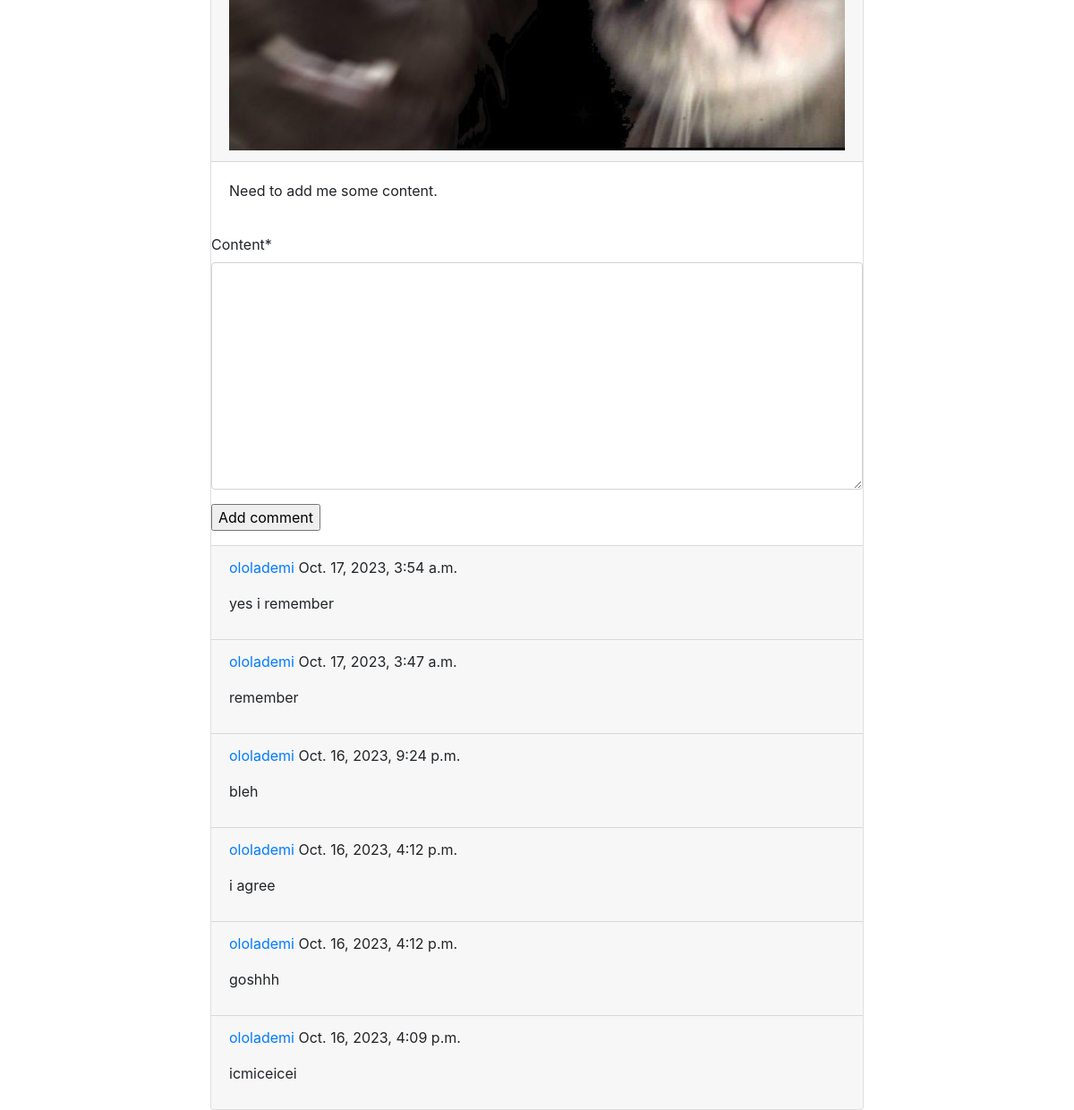
The page /posts/at-all-cost/ (lower part) on the database as committed earlier.
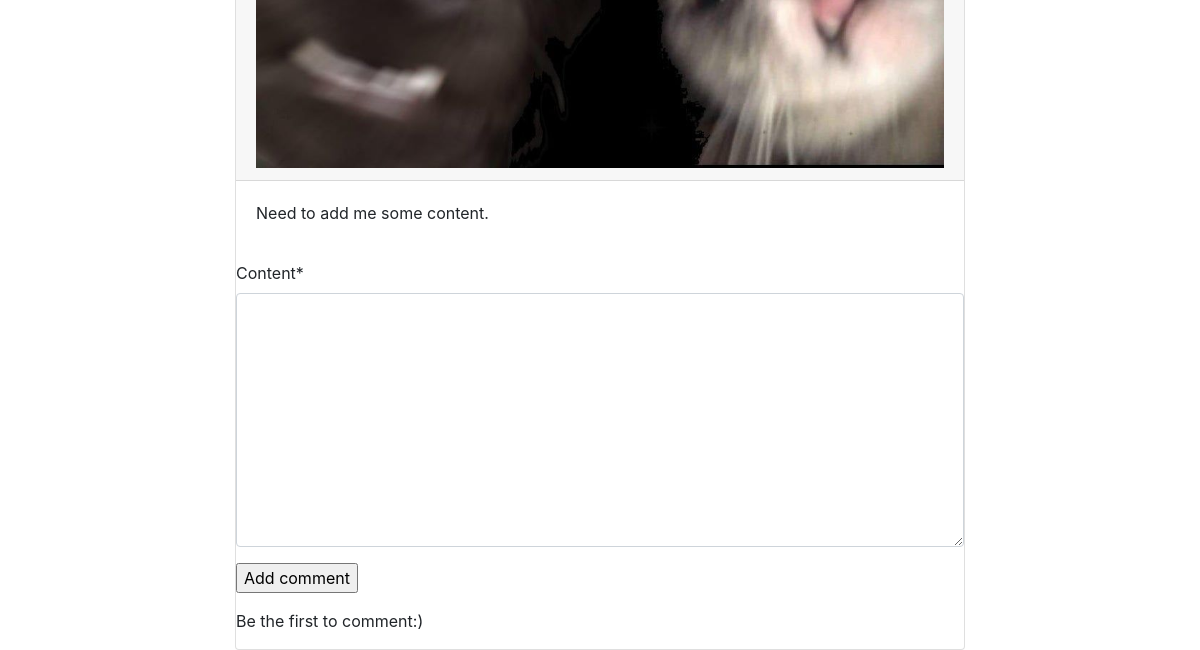
The same page on the database as committed later.
### posts/models.py (models this page shows, shortened)
class Comment(BaseModel):
    post = models.ForeignKey(Post, on_delete=models.CASCADE, related_name="comments")
    author = models.ForeignKey(User, on_delete=models.CASCADE, related_name="comments")
    content = models.TextField()
    is_active = models.BooleanField(default=True)
    class Meta:
        ordering = [
            "-created_at",
        ]

### users/models.py (models this page shows, shortened)
class User(AbstractUser, BaseModel):
    bio = models.TextField(max_length=500, blank=True)
    profile_photo = models.ImageField(upload_to="profile_photos", blank=True)

### posts/views.py (the view)
# urls.py: path("<slug:post_slug>/", views.PostDetailView.as_view(), name="post_detail"),
class PostDetailView(View):
    def get(self, request, post_slug):
        post = workers.Post.get_post_by_slug(post_slug)
        active_comments = workers.Comment.get_active_comments_for_post(post)
        comment_form = forms.CommentCreateForm()
        return render(
            request,
            "posts/detail.html",
            {
                "post": post,
                "form": comment_form,
                "comments": active_comments,
            },
        )

### posts/forms.py (shortened to what this page needs)
class CommentCreateForm(forms.ModelForm):
    class Meta:
        model = models.Comment
        fields = [
            "content",
        ]

### posts/workers.py (called while the page is built)
    @staticmethod
    def get_post_by_slug(post_slug: str):
        post = get_object_or_404(models.Post, slug=post_slug)
        return post

    @staticmethod
    def get_active_comments_for_post(post):
        return post.comments.filter(is_active=True)

### posts/templates/posts/detail.html (shortened to what this page needs)
{% extends 'base.html' %}
{% block content %}
<div class="container">
    <div class="row">
        <div class="col-md-8 offset-md-2">
            <div class="card">
                <div class="card-header">
                    <img src="{{ post.cover_photo.url }}" class="card-img-top" alt="{{ post.title }}">
                </div>
                <div class="card-body">
                    <p>{{ post.content }}</p>
                </div>
                {% include "posts/includes/comment_form.html"%}
                {% for comment in comments %}
                <div class="card-footer">
                    <p class="info">
                        <a href="#">{{ comment.author.username }}</a>
                        {{ comment.created_at }}
                    </p>
                    {{ comment.content|linebreaks }}
                </div>
                {% empty %}
                <p>Be the first to comment:)</p>
                {% endfor %}
            </div>
        </div>
    </div>
</div>
{% endblock content %}

Rows that differ between the two databases and show on the page:
removed Comment: author.username "ololademi", created_at "Oct. 17, 2023, 3:54 a.m.", content "yes i remember"
removed Comment: author.username "ololademi", created_at "Oct. 17, 2023, 3:47 a.m.", content "remember"
removed Comment: author.username "ololademi", created_at "Oct. 16, 2023, 9:24 p.m.", content "bleh"
removed Comment: author.username "ololademi", created_at "Oct. 16, 2023, 4:12 p.m.", content "i agree"
removed Comment: author.username "ololademi", created_at "Oct. 16, 2023, 4:12 p.m.", content "goshhh"
removed Comment: author.username "ololademi", created_at "Oct. 16, 2023, 4:09 p.m.", content "icmiceicei"
Other text that changed with them:
text now shown: "Be the first to comment:)"
